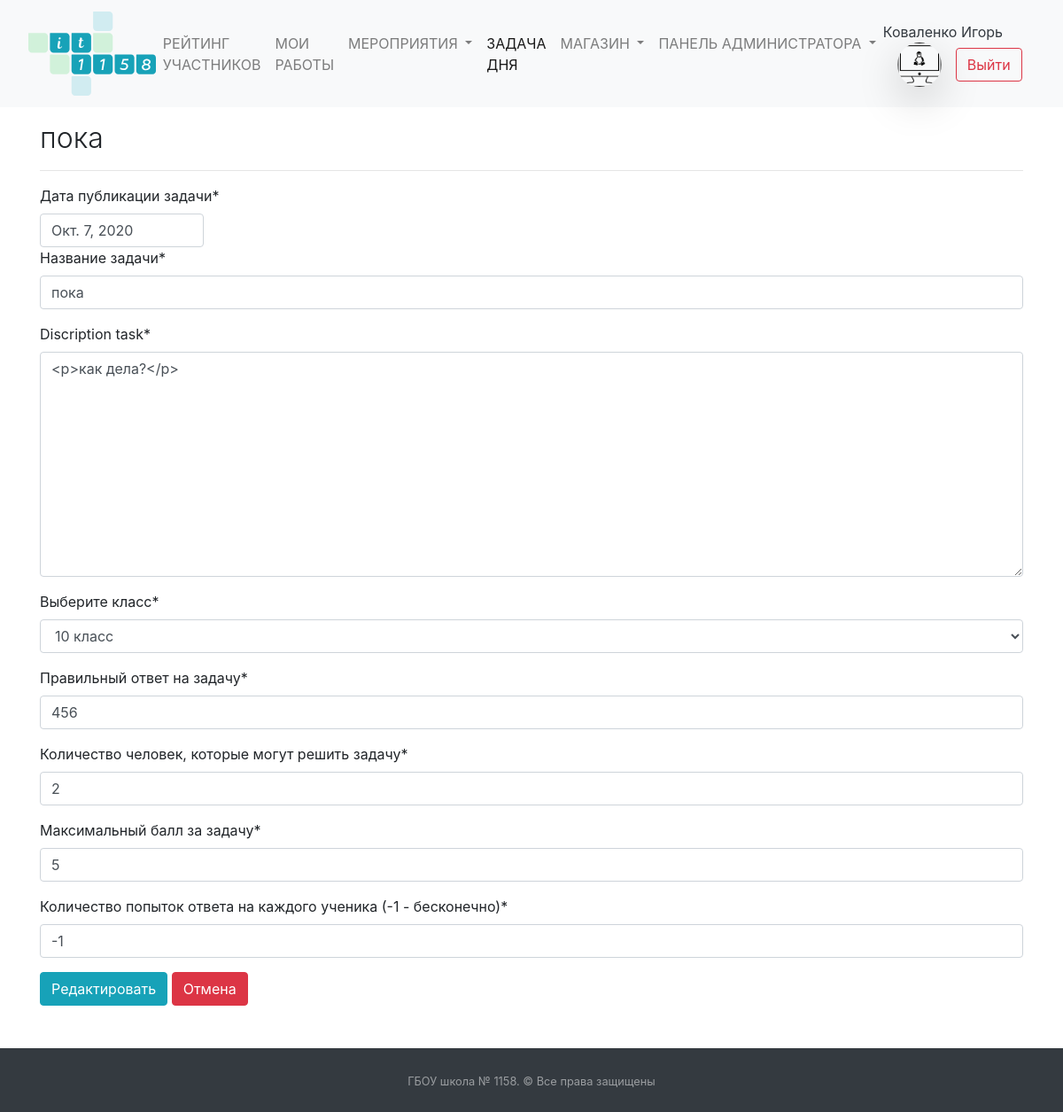
The page /daytask/edit/5 (signed in) on the database as committed earlier.
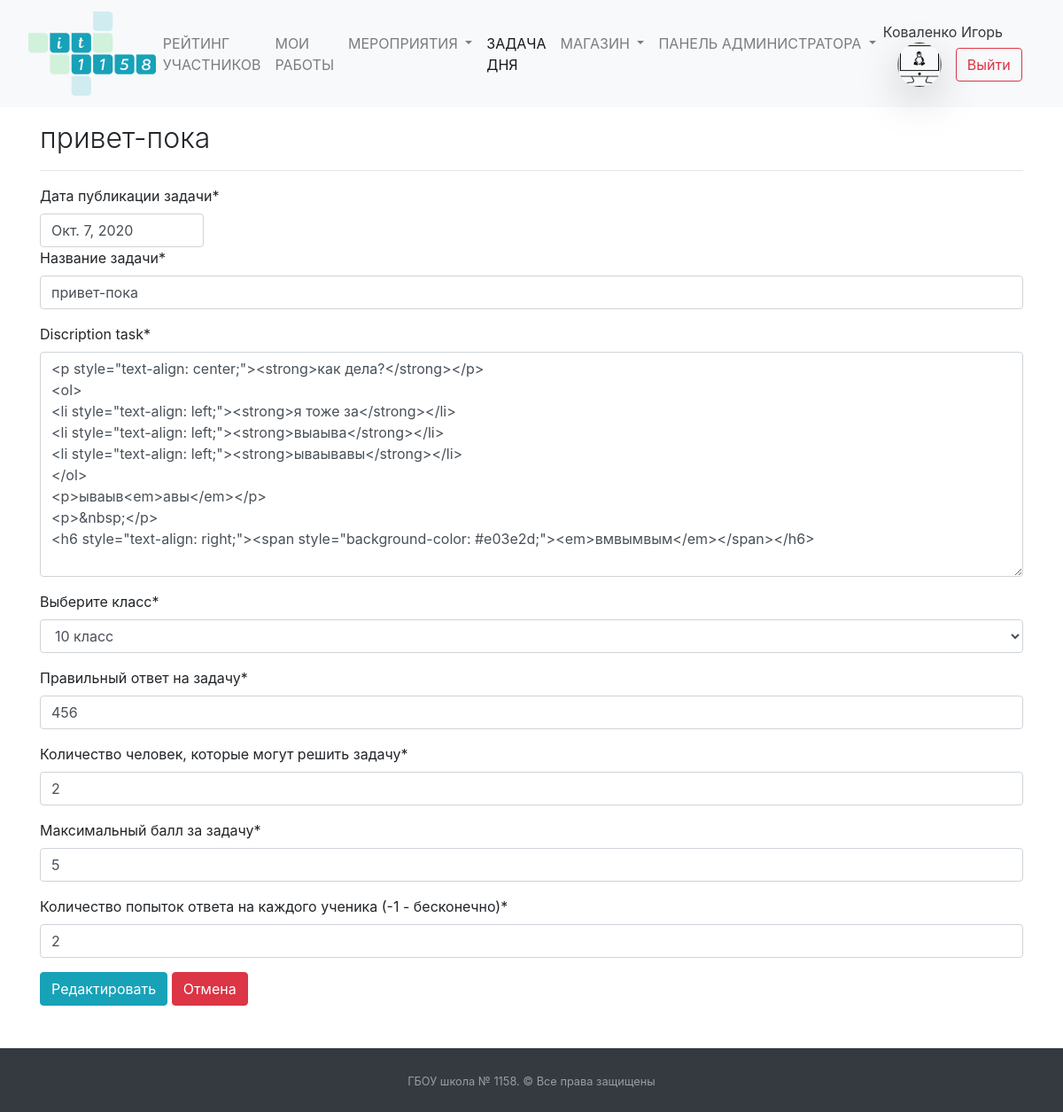
The same page on the database as committed later.
### daytask/models.py (models this page shows, shortened)
class Tasks(models.Model):
    STATUS_CHOICES = (
        ('ST10', '10 класс'),
        ('ST11', '11 класс'),
    )
    date = models.DateField("Дата задачи", null=True)
    name = models.CharField("Название задачи", null=True, max_length=150)
    discription_task = HTMLField("Условие задачи")
    status_task = models.CharField("Выберите класс", choices=STATUS_CHOICES, default='ST10', max_length=30)
    result = models.CharField(null=True, verbose_name="Правильный ответ на задачу", max_length=200)
    count_answer = models.IntegerField(default=2,
                                       verbose_name="Количество человек, которые могут решить задачу")
    score = models.IntegerField("Максимальный балл за задачу", default=5)
    tries = models.IntegerField(default=-1, verbose_name="Количество попыток ответа на каждого ученика (-1 - бесконечно)")
    tries_list = models.CharField(default="", verbose_name="ID учеников, совершившие попытку",
                                                max_length=200,
                                                blank=True)
    id_puple_correct_answers = models.CharField(default="", verbose_name="ID учеников, кто дал правильный ответ",
                                                max_length=200,
                                                blank=True)
    class Meta:
        verbose_name = "Задача дня"
        verbose_name_plural = "Задача дня"

### daytask/views.py (the view, shortened to what this page needs)
# urls.py: path('edit/<int:id>', views.DayTaskEditView.as_view(), name='Редактирование задачи дня'),
class DayTaskEditView(DayTaskAddView):
    template_name = "daytask/daytask_edit.html"
    queryset = Tasks
    login_url = '/login/'
    form_class = TaskForm
    def get_context_data(self, *, object_list=None, **kwargs):
        context = super().get_context_data(**kwargs)
        context['task'] = Tasks.objects.get(id=int(self.kwargs['id']))
        yy, mm, dd = map(str, str(context['task'].date).split("-"))
        context['date'] = dd + "." + mm + "." + yy
        context['form'] = TaskForm(
            initial={"name": context['task'].name,
                     "discription_task": context['task'].discription_task,
                     "status_task": context['task'].status_task,
                     "result": context['task'].result,
                     "count_answer": context['task'].count_answer,
                     "score": context['task'].score,
                     "tries": context['task'].tries})
        return context

### daytask/forms.py
class TaskForm(forms.ModelForm):
    class Meta:
        model = Tasks
        fields = (
            "date", "name", "discription_task", "status_task", "result", "count_answer", "score", "tries")

### mainapp/addons_python/views_addons_classes.py (called while the page is built)
    def get_context_data(self, *, object_list=None, **kwargs):
        context = super().get_context_data(**kwargs)
        context['events_new'] = Events.objects.filter(check=False).count()
        context['applicants_count'] = Puples.objects.filter(
            status="APP").count()
        return context

### templates/daytask/daytask_edit.html (shortened to what this page needs)
{% extends  'base.html' %}
{% load static %}
{% load crispy_forms_tags %}
{% block main %}
<div class="container pt-3">
    <h2 class="font-weight-light">{{ task.name }}</h2>
    <hr>
    <form method="post">
        <div class="form-row">
            <div class="form-group col-12 mb-0">
                <label for="datepicker">Дата публикации задачи*</label>
                <input type="text" class="form-control col-xl-2" id="datepicker" placeholder="Выберите дату"
                       name="date" value="{{ task.date }}" required>
            </div>
            <div class="form-group col-12 mb-0">
                {{ form.name|as_crispy_field }}
            </div>
            <div class="form-group col mb-0">
                {{ form.discription_task|as_crispy_field }}
            </div>
            <div class="form-group col-12 mb-0">
                {{ form.status_task|as_crispy_field }}
            </div>
            <div class="form-group col-12 mb-0">
                {{ form.result|as_crispy_field }}
            </div>
            <div class="form-group col-12 mb-0">
                {{ form.count_answer|as_crispy_field }}
            </div>
            <div class="form-group col-12 mb-0">
                {{ form.score|as_crispy_field }}
            </div>
            <div class="form-group col-12 mb-0">
                {{ form.tries|as_crispy_field }}
            </div>
            <div class="form-group col-12 mb-0">
                <button type="submit" class="btn btn-info">Редактировать</button>
                <a class="btn btn-danger" href="javascript:history.back()" role="button">Отмена</a>
            </div>
        </div>
    </form>
</div>
{% endblock %}
{% block detail_active_task %} active{% endblock %}

Rows that differ between the two databases and show on the page:
changed Tasks "10 класс": name "пока" → "привет-пока"; discription_task "<p>как дела?</p>" → "<p style=\"text-align: center;\"><strong>как дела?</strong></p> <ol> <li style=\"text-align: left;\"><strong>я тоже за</strong></li> <li style=\"text-align: left;\"><strong>выаыва</strong></li> <li style=\"text-align: left;\"><strong>ываывавы</strong></li> </ol> <p>ываыв<em>авы</em></p> <p>&nbsp;</p> <h6 style=\"text-align: right;\"><span style=\"background-color: #e03e2d;\"><em>вмвымвым</em></span></h6>"; tries "-1" → "2"
